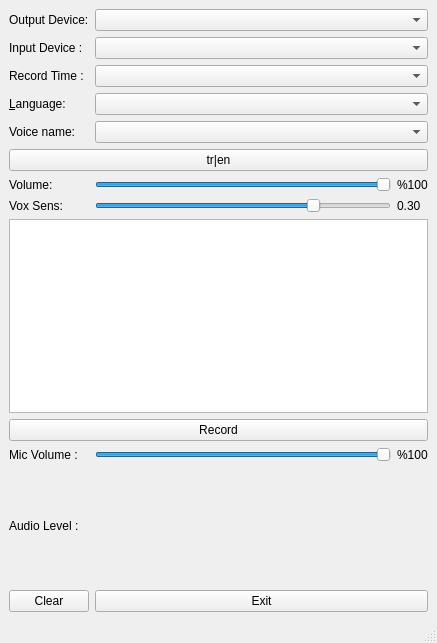
<?xml version="1.0" encoding="UTF-8"?>
<ui version="4.0">
 <class>SpeechTranslate</class>
 <widget class="QMainWindow" name="SpeechTranslate">
  <property name="geometry">
   <rect>
    <x>0</x>
    <y>0</y>
    <width>437</width>
    <height>643</height>
   </rect>
  </property>
  <property name="windowTitle">
   <string>MainWindow</string>
  </property>
  <widget class="QWidget" name="centralwidget">
   <layout class="QGridLayout" name="gridLayout_3">
    <item row="0" column="0">
     <layout class="QGridLayout" name="gridLayout_2">
      <item row="7" column="2">
       <widget class="QLabel" name="labelVoxSensivityInfo">
        <property name="text">
         <string>0.30</string>
        </property>
       </widget>
      </item>
      <item row="7" column="0">
       <widget class="QLabel" name="labelVolume_2">
        <property name="sizePolicy">
         <sizepolicy hsizetype="Minimum" vsizetype="Preferred">
          <horstretch>0</horstretch>
          <verstretch>0</verstretch>
         </sizepolicy>
        </property>
        <property name="text">
         <string>Vox Sens:</string>
        </property>
        <property name="alignment">
         <set>Qt::AlignLeading|Qt::AlignLeft|Qt::AlignVCenter</set>
        </property>
       </widget>
      </item>
      <item row="2" column="0">
       <widget class="QLabel" name="labelRecordTime">
        <property name="text">
         <string>Record Time : </string>
        </property>
       </widget>
      </item>
      <item row="1" column="1" colspan="2">
       <widget class="QComboBox" name="audioInputDeviceBox"/>
      </item>
      <item row="3" column="0">
       <widget class="QLabel" name="labelLanguage">
        <property name="sizePolicy">
         <sizepolicy hsizetype="Minimum" vsizetype="Preferred">
          <horstretch>0</horstretch>
          <verstretch>0</verstretch>
         </sizepolicy>
        </property>
        <property name="layoutDirection">
         <enum>Qt::LeftToRight</enum>
        </property>
        <property name="text">
         <string>&amp;Language:</string>
        </property>
        <property name="alignment">
         <set>Qt::AlignLeading|Qt::AlignLeft|Qt::AlignVCenter</set>
        </property>
        <property name="buddy">
         <cstring>language</cstring>
        </property>
       </widget>
      </item>
      <item row="6" column="0">
       <widget class="QLabel" name="labelVolume">
        <property name="sizePolicy">
         <sizepolicy hsizetype="Minimum" vsizetype="Preferred">
          <horstretch>0</horstretch>
          <verstretch>0</verstretch>
         </sizepolicy>
        </property>
        <property name="text">
         <string>Volume:</string>
        </property>
        <property name="alignment">
         <set>Qt::AlignLeading|Qt::AlignLeft|Qt::AlignVCenter</set>
        </property>
       </widget>
      </item>
      <item row="4" column="0">
       <widget class="QLabel" name="labelVoice">
        <property name="text">
         <string>Voice name:</string>
        </property>
        <property name="alignment">
         <set>Qt::AlignLeading|Qt::AlignLeft|Qt::AlignVCenter</set>
        </property>
       </widget>
      </item>
      <item row="6" column="1">
       <widget class="QSlider" name="speechVolumeSlider">
        <property name="maximum">
         <number>100</number>
        </property>
        <property name="singleStep">
         <number>5</number>
        </property>
        <property name="pageStep">
         <number>20</number>
        </property>
        <property name="value">
         <number>100</number>
        </property>
        <property name="sliderPosition">
         <number>100</number>
        </property>
        <property name="orientation">
         <enum>Qt::Horizontal</enum>
        </property>
       </widget>
      </item>
      <item row="2" column="1" colspan="2">
       <widget class="QComboBox" name="recordTimeBox"/>
      </item>
      <item row="7" column="1">
       <widget class="QSlider" name="voxSensivitySlider">
        <property name="maximum">
         <number>100</number>
        </property>
        <property name="singleStep">
         <number>5</number>
        </property>
        <property name="pageStep">
         <number>20</number>
        </property>
        <property name="value">
         <number>75</number>
        </property>
        <property name="sliderPosition">
         <number>75</number>
        </property>
        <property name="orientation">
         <enum>Qt::Horizontal</enum>
        </property>
       </widget>
      </item>
      <item row="3" column="1" colspan="2">
       <widget class="QComboBox" name="language">
        <property name="sizePolicy">
         <sizepolicy hsizetype="Expanding" vsizetype="Fixed">
          <horstretch>0</horstretch>
          <verstretch>0</verstretch>
         </sizepolicy>
        </property>
       </widget>
      </item>
      <item row="0" column="0">
       <widget class="QLabel" name="labelOutputDevice">
        <property name="text">
         <string>Output Device:</string>
        </property>
       </widget>
      </item>
      <item row="1" column="0">
       <widget class="QLabel" name="labelInputDevice">
        <property name="text">
         <string>Input Device : </string>
        </property>
       </widget>
      </item>
      <item row="4" column="1" colspan="2">
       <widget class="QComboBox" name="voice"/>
      </item>
      <item row="0" column="1" colspan="2">
       <widget class="QComboBox" name="audioOutputDeviceBox"/>
      </item>
      <item row="6" column="2">
       <widget class="QLabel" name="labelSpeechLevelInfo">
        <property name="text">
         <string>%100</string>
        </property>
       </widget>
      </item>
      <item row="5" column="0" colspan="3">
       <widget class="QPushButton" name="languageButton">
        <property name="text">
         <string>tr|en</string>
        </property>
       </widget>
      </item>
     </layout>
    </item>
    <item row="1" column="0">
     <widget class="QTextBrowser" name="textTerminal">
      <property name="sizePolicy">
       <sizepolicy hsizetype="Preferred" vsizetype="Preferred">
        <horstretch>0</horstretch>
        <verstretch>0</verstretch>
       </sizepolicy>
      </property>
      <property name="minimumSize">
       <size>
        <width>0</width>
        <height>0</height>
       </size>
      </property>
     </widget>
    </item>
    <item row="2" column="0">
     <layout class="QGridLayout" name="gridLayout">
      <item row="0" column="0" colspan="3">
       <widget class="QPushButton" name="recordButton">
        <property name="text">
         <string>Record</string>
        </property>
       </widget>
      </item>
      <item row="4" column="0">
       <widget class="QPushButton" name="clearButton">
        <property name="text">
         <string>Clear</string>
        </property>
       </widget>
      </item>
      <item row="1" column="0">
       <widget class="QLabel" name="labelMicVolume">
        <property name="text">
         <string>Mic Volume : </string>
        </property>
       </widget>
      </item>
      <item row="1" column="1">
       <widget class="QSlider" name="micVolumeSlider">
        <property name="maximum">
         <number>100</number>
        </property>
        <property name="value">
         <number>100</number>
        </property>
        <property name="orientation">
         <enum>Qt::Horizontal</enum>
        </property>
       </widget>
      </item>
      <item row="1" column="2">
       <widget class="QLabel" name="labelMicLevelInfo">
        <property name="text">
         <string>%100</string>
        </property>
       </widget>
      </item>
      <item row="3" column="1" colspan="2">
       <layout class="QVBoxLayout" name="levelsLayout">
        <property name="spacing">
         <number>6</number>
        </property>
        <property name="sizeConstraint">
         <enum>QLayout::SetFixedSize</enum>
        </property>
       </layout>
      </item>
      <item row="3" column="0">
       <widget class="QLabel" name="labelAudioLevel">
        <property name="text">
         <string>Audio Level : </string>
        </property>
       </widget>
      </item>
      <item row="4" column="1" colspan="2">
       <widget class="QPushButton" name="exitButton">
        <property name="enabled">
         <bool>true</bool>
        </property>
        <property name="text">
         <string>Exit</string>
        </property>
       </widget>
      </item>
     </layout>
    </item>
   </layout>
  </widget>
  <widget class="QStatusBar" name="statusbar"/>
 </widget>
 <resources/>
 <connections/>
 <slots>
  <slot>setOutputLocation()</slot>
  <slot>toggleRecord()</slot>
  <slot>togglePause()</slot>
 </slots>
</ui>
